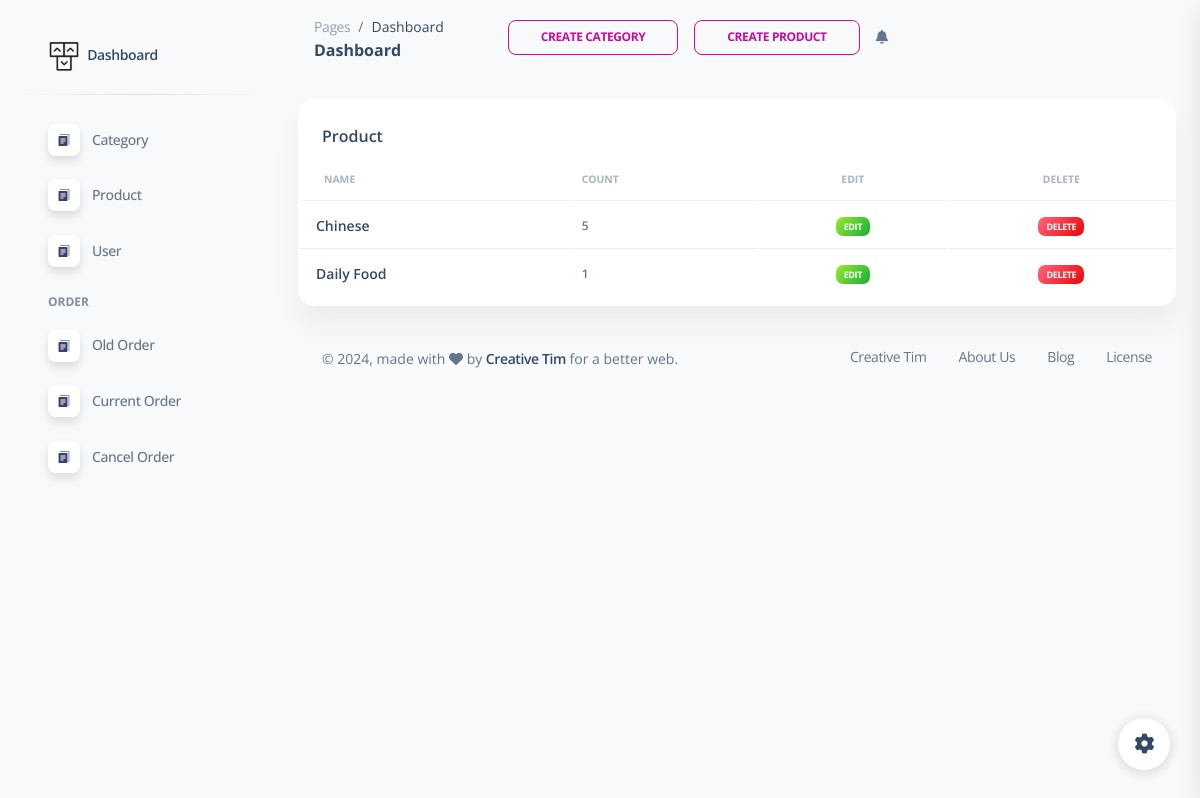
The page /dashboard/category (signed in) on the database its author committed.
### onlinestore/models.py (models this page shows, shortened)
class Category(models.Model):
    name=models.CharField(max_length=70)

### onlinestore/views.py (the view)
# urls.py: path('dashboard/category',views.categoryview,name="category") ,
def categoryview(request):
    if request.user.is_authenticated:
     if request.user.is_superuser:
       data=Category.objects.annotate(total_count=Count('product'))
       return render(request, 'dashboard/category.html',{'data':data})
    return redirect('signindash')

### template/dashboard/category.html (shortened to what this page needs)
{% extends 'dashboard/dashboard.html' %}
{% block main %}
<div class="container-fluid py-4">
  <div class="row">
    <div class="col-12">
      <div class="card mb-4">
        <div class="card-header pb-0">
          <h6>Product</h6>
        </div>
        <div class="card-body px-0 pt-0 pb-2">
          <div class="table-responsive p-0">
            <table class="table align-items-center mb-0">
              <thead>
                <tr>
                  <th class="text-uppercase text-secondary text-xxs font-weight-bolder opacity-7">Name</th>
                  <th class="text-uppercase text-secondary text-xxs font-weight-bolder opacity-7 ps-2">Count</th>
                  <th class="text-center text-uppercase text-secondary text-xxs font-weight-bolder opacity-7">Edit</th>
                  <th class="text-center text-uppercase text-secondary text-xxs font-weight-bolder opacity-7">Delete</th>
                </tr>
              </thead>
              <tbody>
                {% for i in data %}
                <tr>
                  <td>
                    <div class="d-flex px-2 py-1">
                      <div class="d-flex flex-column justify-content-center">
                        <h6 class="mb-0 text-sm">{{i.name}}</h6>
                      </div>
                    </div>
                  </td>
                  <td>
                    <p class="text-xs font-weight-bold mb-0">{{i.total_count}}</p>
                  </td>
                  <td class="align-middle text-center text-sm">
                    <a href="{% url 'productedit' i.id %}" class="text-secondary font-weight-bold text-xs" data-toggle="tooltip" data-original-title="Edit user">
                      <span class="badge badge-sm bg-gradient-success">Edit</span>
                    </a>
                  </td>
                  <td class="align-middle text-center">
                    <a href="{% url 'productdelete' i.id %}" class="text-secondary font-weight-bold text-xs" >
                    <span class="badge badge-sm bg-gradient-danger">Delete</span>
                  </a>
                  </td>
                </tr>
                {% endfor %}
              </tbody>
            </table>
          </div>
        </div>
      </div>
    </div>
  </div>
  {% endblock %}

### rows shown on the page
Category: name "Chinese", total_count "5"
Category: name "Daily Food", total_count "1"
